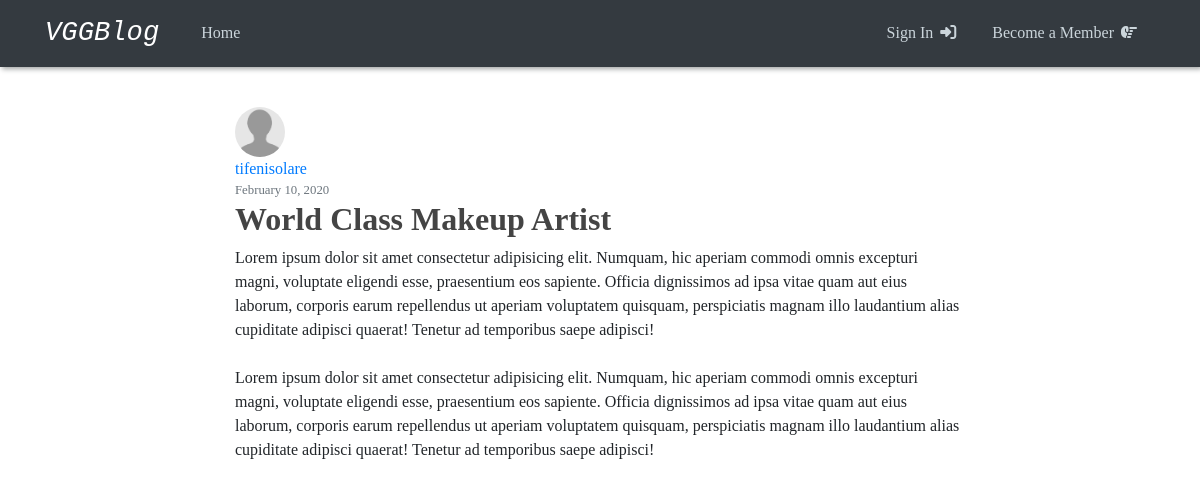
Page /post/3 on the earlier database version.
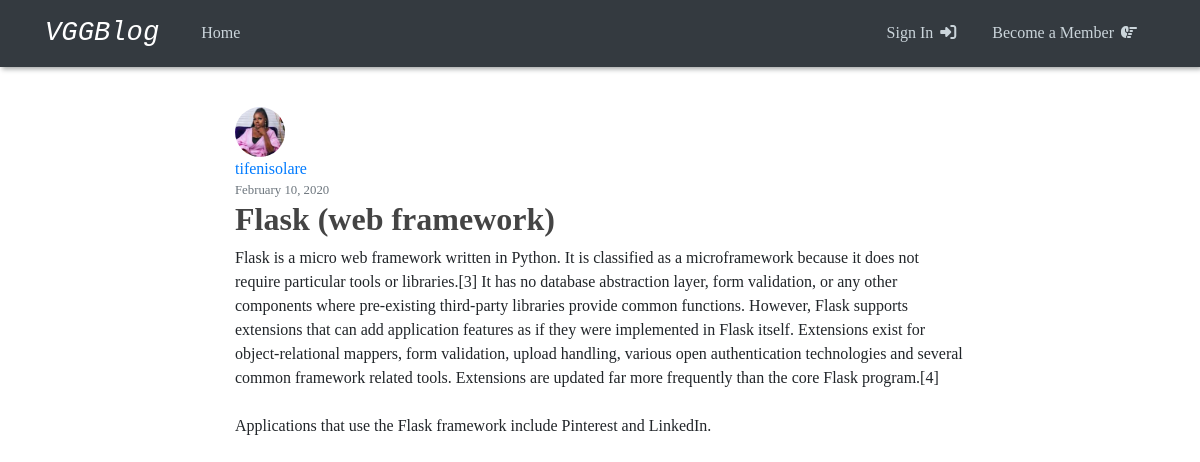
Same page on the later database version.
### vggblog/models.py (models this page shows, shortened)
class User(db.Model, UserMixin):
  id = db.Column(db.Integer, primary_key=True)
  username = db.Column(db.String(20), unique=True, nullable=False)
  image_file = db.Column(db.String(20), nullable=False, default='default.jpg')
  password = db.Column(db.String(60), nullable=False)
  posts = db.relationship('Post', backref='author', lazy=True)

class Post(db.Model):
  id = db.Column(db.Integer, primary_key=True)
  title = db.Column(db.String(100), nullable=False)
  date_posted = db.Column(db.DateTime, nullable=False, default=datetime.utcnow)
  content = db.Column(db.Text, nullable=False)
  user_id = db.Column(db.Integer, db.ForeignKey('user.id'), nullable=False)

### vggblog/routes.py (the view)
@app.route('/post/<int:post_id>')
def post(post_id):
  post = Post.query.get_or_404(post_id)
  return render_template('post.html', title=post.title, post=post)

### vggblog/templates/post.html (shortened to what this page needs)
{% extends "layout.html" %}
{% block content %}
  <article class="content-section">
    <img class="rounded-circle article-img" src="{{url_for('static', filename='profile_pics/' + post.author.image_file)}}" alt="">
    <div class="media-body">
      <div class="article-metadata">
        <a class="mr-2" href="#">{{ post.author.username }}</a>
        <small class="text-muted">{{ post.date_posted.strftime('%B %d, %Y') }}</small>
      </div>
      <h2 class="article-title">{{ post.title }}</h2>
      <p class="article-content">{{ post.content }}</p>
    </div>
  </article>
{% endblock content %}

Differences in the rows shown:
changed User "tifenisolare": image_file: picture added in place of a placeholder
changed Post: title "World Class Makeup Artist" → "Flask (web framework)"; content "Lorem ipsum dolor sit amet consectetur adipisicing elit. Numquam, hic aperiam commodi omnis excepturi magni, voluptate eligendi esse, praesentium eos sapiente. Officia dignissimos ad ipsa vitae quam aut eius laborum, corporis earum repellendus ut aperiam voluptatem quisquam, perspiciatis magnam illo laudantium alias cupiditate adipisci quaerat! Tenetur ad temporibus saepe adipisci! Lorem ipsum dolor sit amet consectetur adipisicing elit. Numquam, hic aperiam commodi omnis excepturi magni, voluptate eligendi esse, praesentium eos sapiente. Officia dignissimos ad ipsa vitae quam aut eius laborum, corporis earum repellendus ut aperiam voluptatem quisquam, perspiciatis magnam illo laudantium…" → "Flask is a micro web framework written in Python. It is classified as a microframework because it does not require particular tools or libraries.[3] It has no database abstraction layer, form validation, or any other components where pre-existing third-party libraries provide common functions. However, Flask supports extensions that can add application features as if they were implemented in Flask itself. Extensions exist for object-relational mappers, form validation, upload handling, various open authentication technologies and several common framework related tools. Extensions are updated far more frequently than the core Flask program.[4] Applications that use the Flask framework…"
